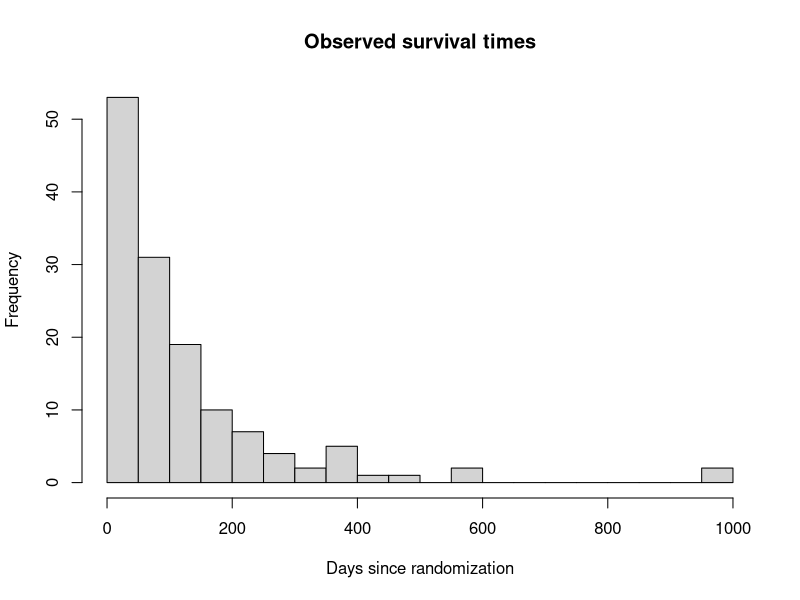
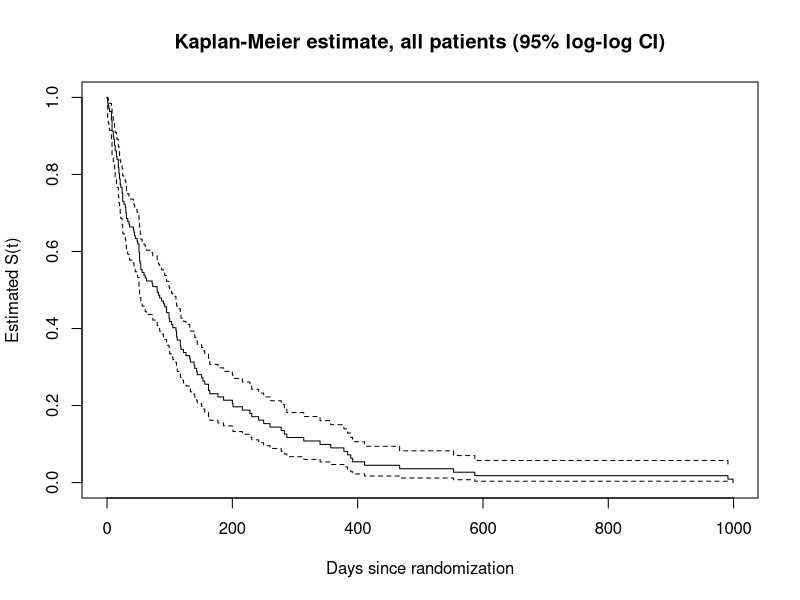
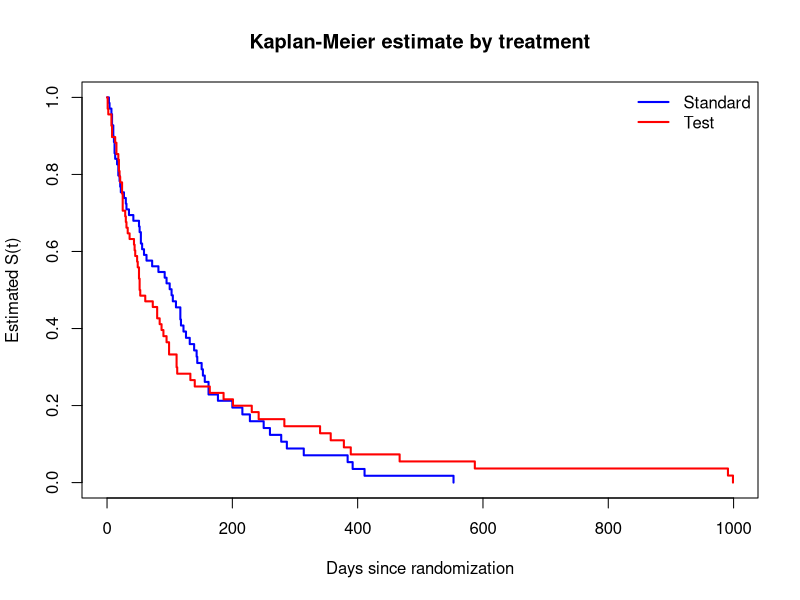
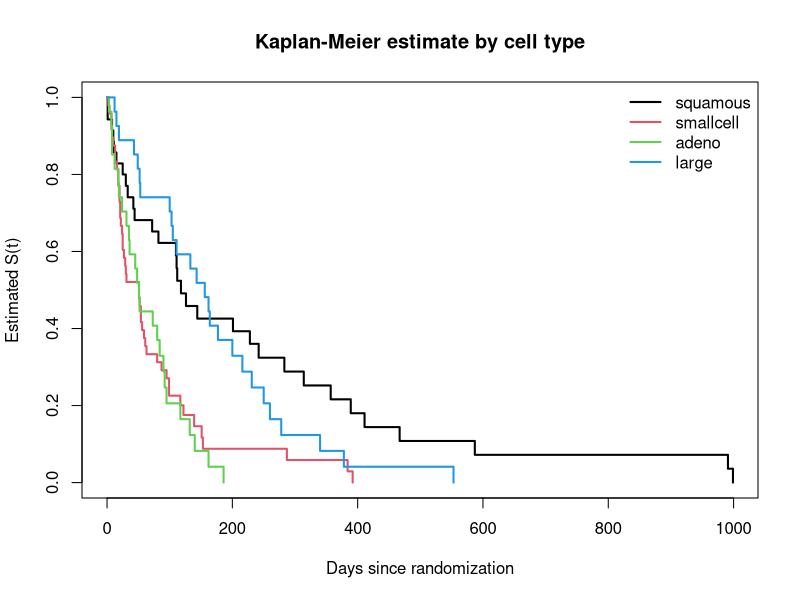
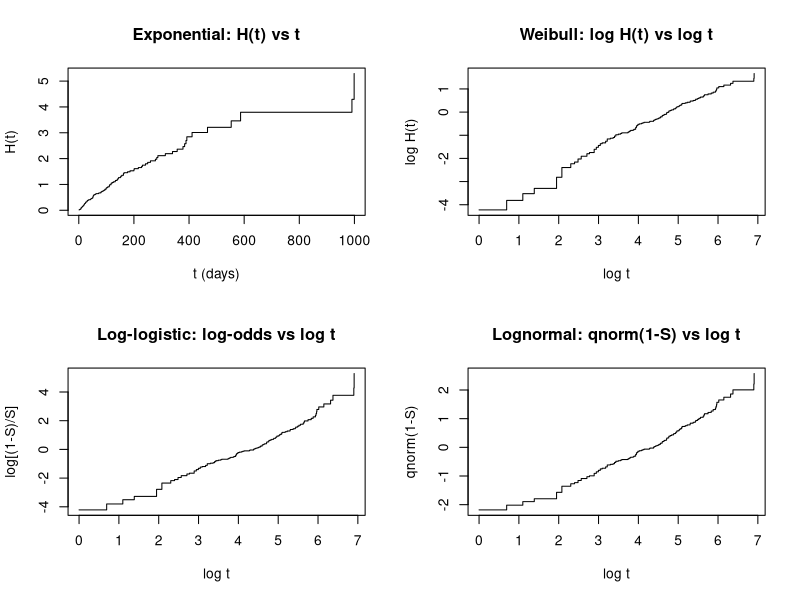
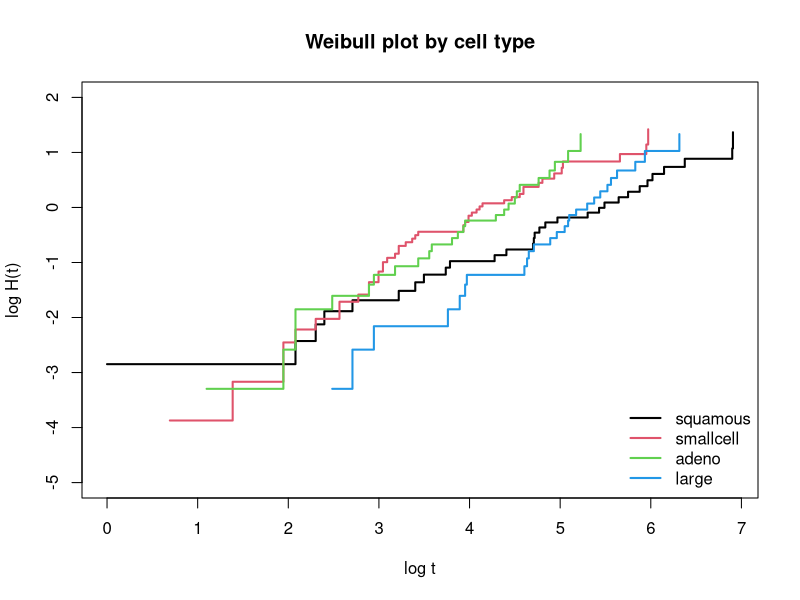
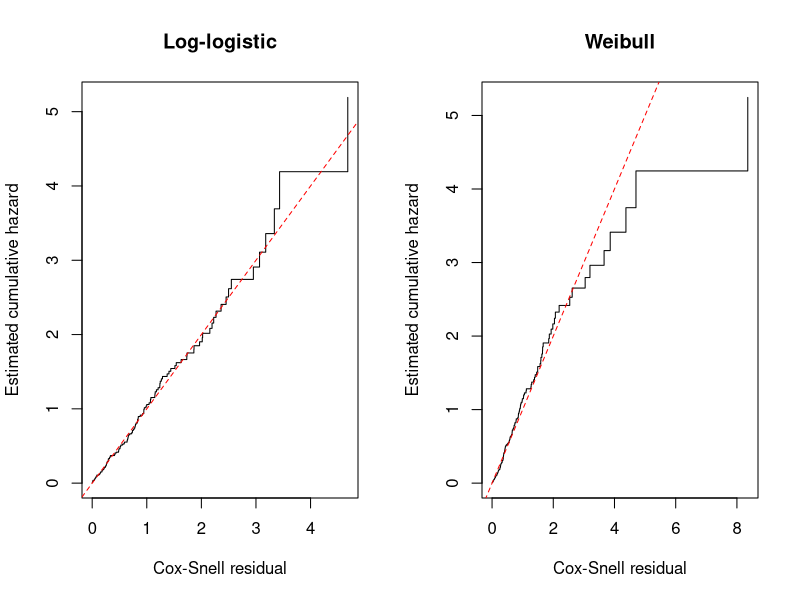
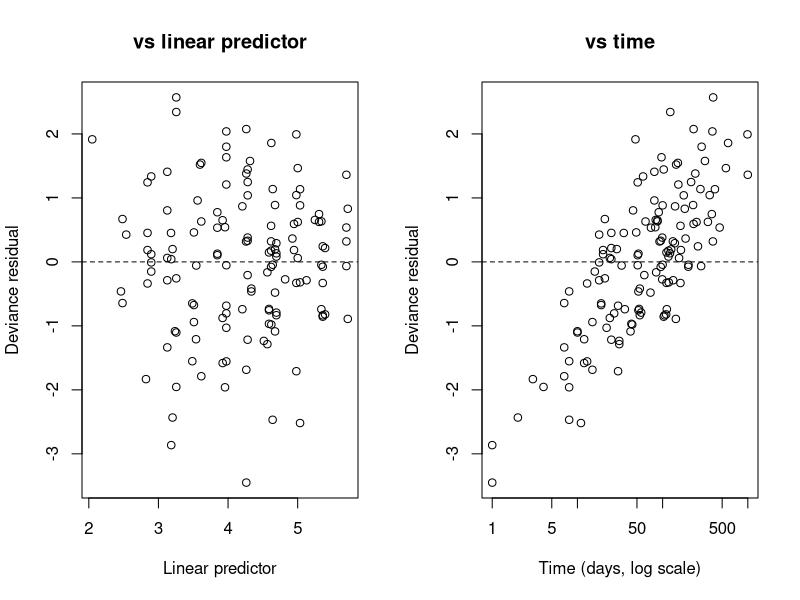

Write the R code that produced these figures, in order.
## ---- chunk 1
knitr::opts_chunk$set(echo = TRUE, message = FALSE, warning = FALSE,
                      fig.width = 7, fig.height = 4.5)
library(survival)
## ---- chunk 2
data(veteran, package = "survival")
vet <- veteran
vet$trt   <- factor(vet$trt,   levels = c(1, 2),  labels = c("Standard", "Test"))
vet$prior <- factor(vet$prior, levels = c(0, 10), labels = c("No", "Yes"))
str(vet)
## ---- chunk 3
nrow(vet)
table(vet$trt)
table(Status = vet$status)      # 1 = died, 0 = censored
table(vet$trt, vet$celltype)    # patients per treatment x cell type group
table(vet$trt, vet$status)      # deaths/censored per arm
summary(vet[, c("time", "karno", "diagtime", "age")])
## ---- chunk 4
hist(vet$time, breaks = 30, main = "Observed survival times",
     xlab = "Days since randomization")
## ---- chunk 5
km_all  <- survfit(Surv(time, status) ~ 1,        data = vet, conf.type = "log-log")
km_trt  <- survfit(Surv(time, status) ~ trt,      data = vet, conf.type = "log-log")
km_cell <- survfit(Surv(time, status) ~ celltype, data = vet, conf.type = "log-log")
## ---- chunk 6
print(km_all)
print(km_trt)
print(km_cell)
## ---- chunk 7
summary(km_trt, times = c(90, 180, 365))
## ---- chunk 8
plot(km_all, xlab = "Days since randomization", ylab = "Estimated S(t)",
     main = "Kaplan-Meier estimate, all patients (95% log-log CI)")
## ---- chunk 9
plot(km_trt, col = c("blue", "red"), lwd = 2,
     xlab = "Days since randomization", ylab = "Estimated S(t)",
     main = "Kaplan-Meier estimate by treatment")
legend("topright", legend = levels(vet$trt), col = c("blue", "red"),
       lwd = 2, bty = "n")
## ---- chunk 10
plot(km_cell, col = 1:4, lwd = 2,
     xlab = "Days since randomization", ylab = "Estimated S(t)",
     main = "Kaplan-Meier estimate by cell type")
legend("topright", legend = levels(vet$celltype), col = 1:4,
       lwd = 2, bty = "n")
## ---- chunk 11
survdiff(Surv(time, status) ~ trt, data = vet)
survdiff(Surv(time, status) ~ trt, data = vet, rho = 1)
## ---- chunk 12
survdiff(Surv(time, status) ~ celltype, data = vet)
## ---- chunk 13
survdiff(Surv(time, status) ~ trt + strata(celltype), data = vet)
## ---- chunk 14
na_all <- survfit(Surv(time, status) ~ 1, data = vet, type = "fh2")
na_df  <- data.frame(t = na_all$time, S = na_all$surv)
na_df  <- subset(na_df, S > 0 & S < 1)      # drop points where transforms are undefined
na_df$H    <- -log(na_df$S)
na_df$logt <- log(na_df$t)
## ---- chunk 15
par(mfrow = c(2, 2))
plot(na_df$t, na_df$H, type = "s", xlab = "t (days)", ylab = "H(t)",
     main = "Exponential: H(t) vs t")
plot(na_df$logt, log(na_df$H), type = "s", xlab = "log t", ylab = "log H(t)",
     main = "Weibull: log H(t) vs log t")
plot(na_df$logt, log(exp(na_df$H) - 1), type = "s", xlab = "log t",
     ylab = "log[(1-S)/S]", main = "Log-logistic: log-odds vs log t")
plot(na_df$logt, qnorm(1 - na_df$S), type = "s", xlab = "log t",
     ylab = "qnorm(1-S)", main = "Lognormal: qnorm(1-S) vs log t")
par(mfrow = c(1, 1))
## ---- chunk 16
na_cell <- survfit(Surv(time, status) ~ celltype, data = vet, type = "fh2")
cols <- 1:4
plot(NULL, xlim = range(log(vet$time)), ylim = c(-5, 2),
     xlab = "log t", ylab = "log H(t)", main = "Weibull plot by cell type")
for (i in seq_along(levels(vet$celltype))) {
  s  <- na_cell[i]
  ok <- s$surv > 0 & s$surv < 1
  lines(log(s$time[ok]), log(-log(s$surv[ok])), type = "s", col = cols[i], lwd = 2)
}
legend("bottomright", legend = levels(vet$celltype), col = cols, lwd = 2, bty = "n")
## ---- chunk 17
dists <- c("exponential", "weibull", "loglogistic", "lognormal")

fit0 <- lapply(dists, function(d) survreg(Surv(time, status) ~ 1, data = vet, dist = d))
fitX <- lapply(dists, function(d) survreg(Surv(time, status) ~ trt + celltype + karno +
                                            diagtime + age + prior, data = vet, dist = d))

dist_table <- data.frame(
  distribution        = dists,
  loglik_no_covariates = sapply(fit0, function(f) f$loglik[2]),
  loglik_covariates    = sapply(fitX, function(f) f$loglik[2]),
  scale_covariates     = sapply(fitX, function(f) f$scale)
)
dist_table
## ---- chunk 18
lrt <- function(small, big, df) {
  stat <- 2 * (big$loglik[2] - small$loglik[2])
  c(LR = stat, df = df, p = pchisq(stat, df, lower.tail = FALSE))
}
lrt(fit0[[1]], fit0[[2]], 1)   # no covariates
lrt(fitX[[1]], fitX[[2]], 1)   # all covariates
## ---- chunk 19
aft_full <- survreg(Surv(time, status) ~ trt + celltype + karno + diagtime +
                      age + prior, data = vet, dist = "loglogistic")
summary(aft_full)
## ---- chunk 20
drop_lrt <- function(term, df) {
  smaller <- update(aft_full, as.formula(paste(". ~ . -", term)))
  lrt(smaller, aft_full, df)
}
rbind(
  celltype = drop_lrt("celltype", 3),
  karno    = drop_lrt("karno", 1),
  diagtime = drop_lrt("diagtime", 1),
  age      = drop_lrt("age", 1),
  prior    = drop_lrt("prior", 1),
  trt      = drop_lrt("trt", 1)
)
## ---- chunk 21
aft_red <- survreg(Surv(time, status) ~ trt + celltype + karno,
                   data = vet, dist = "loglogistic")
summary(aft_red)
lrt(aft_red, aft_full, 3)
## ---- chunk 22
time_ratios <- function(fit) {
  est <- coef(fit)
  se  <- sqrt(diag(vcov(fit)))[names(est)]
  round(cbind(TR    = exp(est),
              lower = exp(est - 1.96 * se),
              upper = exp(est + 1.96 * se)), 3)
}
time_ratios(aft_red)
## ---- chunk 23
aft_red_w <- survreg(Surv(time, status) ~ trt + celltype + karno,
                     data = vet, dist = "weibull")
summary(aft_red_w)
time_ratios(aft_red_w)
## ---- chunk 24
aft_int   <- survreg(Surv(time, status) ~ trt * celltype + karno,
                     data = vet, dist = "loglogistic")
aft_int_w <- survreg(Surv(time, status) ~ trt * celltype + karno,
                     data = vet, dist = "weibull")
summary(aft_int)
lrt(aft_red,   aft_int,   3)   # log-logistic
lrt(aft_red_w, aft_int_w, 3)   # Weibull
## ---- chunk 25
aft_nest <- survreg(Surv(time, status) ~ celltype + celltype:trt + karno,
                    data = vet, dist = "loglogistic")
time_ratios(aft_nest)[grep("trt", names(coef(aft_nest))), ]
## ---- chunk 26
cs_resid <- function(fit, dist) {
  z <- (log(vet$time) - fit$linear.predictors) / fit$scale
  if (dist == "loglogistic") log(1 + exp(z)) else exp(z)
}
cs_ll <- cs_resid(aft_red,   "loglogistic")
cs_w  <- cs_resid(aft_red_w, "weibull")

cs_plot <- function(r, title) {
  f <- survfit(Surv(r, vet$status) ~ 1, type = "fh2")
  plot(f$time, -log(f$surv), type = "s", xlab = "Cox-Snell residual",
       ylab = "Estimated cumulative hazard", main = title)
  abline(0, 1, lty = 2, col = "red")
}
par(mfrow = c(1, 2))
cs_plot(cs_ll, "Log-logistic")
cs_plot(cs_w,  "Weibull")
par(mfrow = c(1, 1))
## ---- chunk 27
dev_ll <- residuals(aft_red, type = "deviance")
par(mfrow = c(1, 2))
plot(aft_red$linear.predictors, dev_ll, xlab = "Linear predictor",
     ylab = "Deviance residual", main = "vs linear predictor")
abline(h = 0, lty = 2)
plot(vet$time, dev_ll, log = "x", xlab = "Time (days, log scale)",
     ylab = "Deviance residual", main = "vs time")
abline(h = 0, lty = 2)
par(mfrow = c(1, 1))

# patients with large residuals
vet[abs(dev_ll) > 2.5, c("time", "status", "trt", "celltype", "karno")]
## ---- chunk 28
aft_strat <- survreg(Surv(time, status) ~ trt + celltype + karno + strata(celltype),
                     data = vet, dist = "loglogistic")
aft_strat$scale
lrt(aft_red, aft_strat, 3)
## ---- chunk 29
summary(aft_strat)
time_ratios(aft_strat)
## ---- chunk 30
aft_int_strat <- survreg(Surv(time, status) ~ trt * celltype + karno + strata(celltype),
                         data = vet, dist = "loglogistic")
lrt(aft_strat, aft_int_strat, 3)
## ---- chunk 31
sc_i <- aft_strat$scale[as.character(vet$celltype)]
z_s  <- (log(vet$time) - aft_strat$linear.predictors) / sc_i
cs_s <- log(1 + exp(z_s))
cs_plot(cs_s, "Log-logistic, cell-type-specific scale")
## ---- chunk 32
par(mfrow = c(2, 2))
for (ct in levels(vet$celltype)) {
  d  <- subset(vet, celltype == ct)
  km <- survfit(Surv(time, status) ~ trt, data = d)
  lr <- survdiff(Surv(time, status) ~ trt, data = d)
  p  <- pchisq(lr$chisq, 1, lower.tail = FALSE)
  plot(km, col = c("blue", "red"), lwd = 2, xlab = "Days", ylab = "S(t)",
       main = sprintf("%s (log-rank p = %.2f)", ct, p))
  legend("topright", legend = levels(vet$trt), col = c("blue", "red"),
         lwd = 2, bty = "n")
}
par(mfrow = c(1, 1))
## ---- chunk 33
vet$karno_grp <- cut(vet$karno, breaks = c(0, 30, 60, 100),
                     labels = c("10-30 hospitalized", "40-60 partial", "70+ self-care"))
table(vet$karno_grp)
km_karno <- survfit(Surv(time, status) ~ karno_grp, data = vet, conf.type = "log-log")
print(km_karno)
survdiff(Surv(time, status) ~ karno_grp, data = vet)
plot(km_karno, col = 1:3, lwd = 2, xlab = "Days since randomization",
     ylab = "Estimated S(t)", main = "Kaplan-Meier estimate by Karnofsky group")
legend("topright", legend = levels(vet$karno_grp), col = 1:3, lwd = 2, bty = "n")
